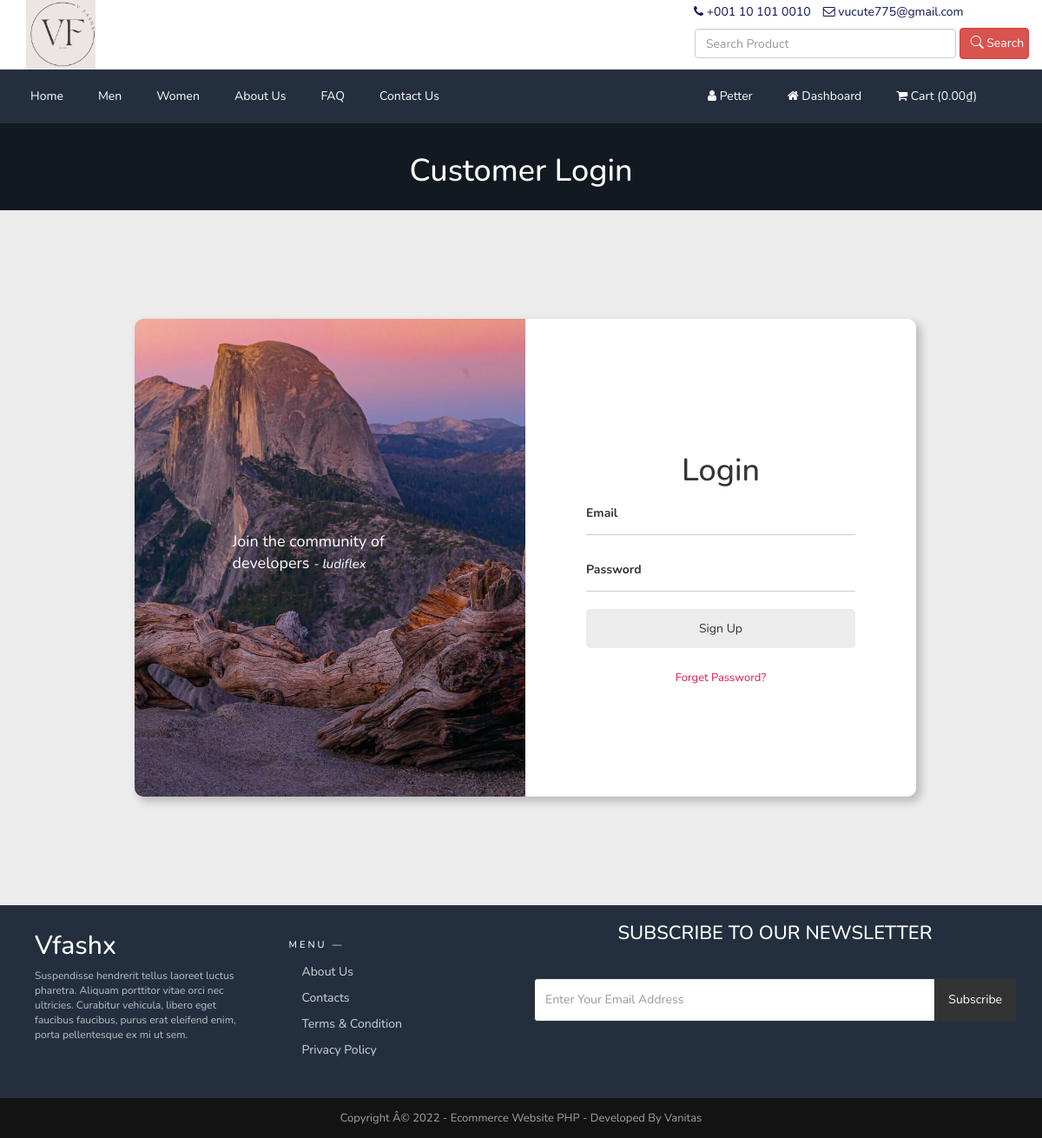
Page /vfashx/login.php (signed in) on the committed database.
### tables this page shows
CREATE TABLE `tbl_settings` (
  `id` int(11) NOT NULL,
  `logo` varchar(255) NOT NULL,
  `favicon` varchar(255) NOT NULL,
  `footer_about` text NOT NULL,
  `footer_copyright` text NOT NULL,
  `contact_address` text NOT NULL,
  `contact_email` varchar(255) NOT NULL,
  `contact_phone` varchar(255) NOT NULL,
  `contact_fax` varchar(255) NOT NULL,
  `contact_map_iframe` text NOT NULL,
  `receive_email` varchar(255) NOT NULL,
  `receive_email_subject` varchar(255) NOT NULL,
  `receive_email_thank_you_message` text NOT NULL,
  `forget_password_message` text NOT NULL,
  `total_recent_post_footer` int(10) NOT NULL,
  `total_popular_post_footer` int(10) NOT NULL,
  `total_recent_post_sidebar` int(11) NOT NULL,
  `total_popular_post_sidebar` int(11) NOT NULL,
  `total_featured_product_home` int(11) NOT NULL,
  `total_latest_product_home` int(11) NOT NULL,
  `total_popular_product_home` int(11) NOT NULL,
  `meta_title_home` text NOT NULL,
  `meta_keyword_home` text NOT NULL,
  `meta_description_home` text NOT NULL,
  `banner_login` varchar(255) NOT NULL,
  `banner_registration` varchar(255) NOT NULL,
  `banner_forget_password` varchar(255) NOT NULL,
  `banner_reset_password` varchar(255) NOT NULL,
  `banner_search` varchar(255) NOT NULL,
  `banner_cart` varchar(255) NOT NULL,
  `banner_checkout` varchar(255) NOT NULL,
  `banner_product_category` varchar(255) NOT NULL,
  `banner_blog` varchar(255) NOT NULL,
  `cta_title` varchar(255) NOT NULL,
  `cta_content` text NOT NULL,
  `cta_read_more_text` varchar(255) NOT NULL,
  `cta_read_more_url` varchar(255) NOT NULL,
  `cta_photo` varchar(255) NOT NULL,
  `featured_product_title` varchar(255) NOT NULL,
  `featured_product_subtitle` varchar(255) NOT NULL,
  `latest_product_title` varchar(255) NOT NULL,
  `latest_product_subtitle` varchar(255) NOT NULL,
  `popular_product_title` varchar(255) NOT NULL,
  `popular_product_subtitle` varchar(255) NOT NULL,
  `testimonial_title` varchar(255) NOT NULL,
  `testimonial_subtitle` varchar(255) NOT NULL,
  `testimonial_photo` varchar(255) NOT NULL,
  `blog_title` varchar(255) NOT NULL,
  `blog_subtitle` varchar(255) NOT NULL,
  `newsletter_text` text NOT NULL,
  `paypal_email` varchar(255) NOT NULL,
  `stripe_public_key` varchar(255) NOT NULL,
  `stripe_secret_key` varchar(255) NOT NULL,
  `bank_detail` text NOT NULL,
  `before_head` text NOT NULL,
  `after_body` text NOT NULL,
  `before_body` text NOT NULL,
  `home_service_on_off` int(11) NOT NULL,
  `home_welcome_on_off` int(11) NOT NULL,
  `home_featured_product_on_off` int(11) NOT NULL,
  `home_latest_product_on_off` int(11) NOT NULL,
  `home_popular_product_on_off` int(11) NOT NULL,
  `home_testimonial_on_off` int(11) NOT NULL,
  `home_blog_on_off` int(11) NOT NULL,
  `newsletter_on_off` int(11) NOT NULL,
  `ads_above_welcome_on_off` int(1) NOT NULL,
  `ads_above_featured_product_on_off` int(1) NOT NULL,
  `ads_above_latest_product_on_off` int(1) NOT NULL,
  `ads_above_popular_product_on_off` int(1) NOT NULL,
  `ads_above_testimonial_on_off` int(1) NOT NULL,
  `ads_category_sidebar_on_off` int(1) NOT NULL
);

CREATE TABLE `tbl_top_category` (
  `tcat_id` int(11) NOT NULL,
  `tcat_name` varchar(255) NOT NULL,
  `show_on_menu` int(1) NOT NULL
);

CREATE TABLE `tbl_page` (
  `id` int(11) NOT NULL,
  `about_title` varchar(255) NOT NULL,
  `about_content` text NOT NULL,
  `about_banner` varchar(255) NOT NULL,
  `about_meta_title` varchar(255) NOT NULL,
  `about_meta_keyword` text NOT NULL,
  `about_meta_description` text NOT NULL,
  `faq_title` varchar(255) NOT NULL,
  `faq_banner` varchar(255) NOT NULL,
  `faq_meta_title` varchar(255) NOT NULL,
  `faq_meta_keyword` text NOT NULL,
  `faq_meta_description` text NOT NULL,
  `blog_title` varchar(255) NOT NULL,
  `blog_banner` varchar(255) NOT NULL,
  `blog_meta_title` varchar(255) NOT NULL,
  `blog_meta_keyword` text NOT NULL,
  `blog_meta_description` text NOT NULL,
  `contact_title` varchar(255) NOT NULL,
  `contact_banner` varchar(255) NOT NULL,
  `contact_meta_title` varchar(255) NOT NULL,
  `contact_meta_keyword` text NOT NULL,
  `contact_meta_description` text NOT NULL,
  `pgallery_title` varchar(255) NOT NULL,
  `pgallery_banner` varchar(255) NOT NULL,
  `pgallery_meta_title` varchar(255) NOT NULL,
  `pgallery_meta_keyword` text NOT NULL,
  `pgallery_meta_description` text NOT NULL,
  `vgallery_title` varchar(255) NOT NULL,
  `vgallery_banner` varchar(255) NOT NULL,
  `vgallery_meta_title` varchar(255) NOT NULL,
  `vgallery_meta_keyword` text NOT NULL,
  `vgallery_meta_description` text NOT NULL
);

### vfashx/login.php (the view, shortened to what this page needs)
<?php require_once('header.php'); ?>
<?php
$statement = $pdo->prepare("SELECT * FROM tbl_settings WHERE id=1");
$statement->execute();
$result = $statement->fetchAll(PDO::FETCH_ASSOC);
foreach ($result as $row) {
    $banner_login = $row['banner_login'];
}
?>
<div class="page-banner" style="background-color:#444;background-image: url(assets/uploads/<?php echo $banner_login; ?>);">
    <div class="inner">
        <h1><?php echo LANG_VALUE_10; ?></h1>
    </div>
</div>
<div class="wrapper">
    <div class="container main">
        <form action="" method="post">
            <div class="row row123">
                <div class="col-md-6 side-image">
                    <div class="text1">
                        <p>Join the community of developers <i>- ludiflex</i></p>
                    </div>
                </div>
                <div class="col-md-6 right">
                    <div class="input-box">
                        <h1 style="text-align:center ;">Login</h1>
                        <div class="input-field">
                            <input type="text" class="input" id="email" name="cust_email" required autocomplete="off">
                            <label for="email">Email</label>
                        </div>
                        <div class="input-field">
                            <input type="password" class="input" id="password" name="cust_password" required>
                            <label for="password">Password</label>
                        </div>
                        <div class="input-field">
                            <input type="submit" class="submit" value="Sign Up" name="form1">
                        </div>
                        <div class="signin">
                            <a href="forget-password.php" style="color:#e4144d;"><?php echo LANG_VALUE_97; ?>?</a>
                        </div>
                    </div>
                </div>
            </div>
        </form>
    </div>
</div>
<?php require_once('footer.php'); ?>

### vfashx/header.php (shortened to what this page needs)
<?php
include("admin/inc/config.php");
$statement = $pdo->prepare("SELECT * FROM tbl_settings WHERE id=1");
$statement->execute();
$result = $statement->fetchAll(PDO::FETCH_ASSOC);
foreach ($result as $row) {
	$logo = $row['logo'];
	$contact_email = $row['contact_email'];
	$contact_phone = $row['contact_phone'];
}
?>
<!DOCTYPE html>
<html lang="en">
<head>
	<link rel="stylesheet" href="assets/css/custom.css">
	<link rel="stylesheet" href="assets/css/bootstrap.min.css">
	<link rel="stylesheet" href="assets/css/font-awesome.min.css">
	<link rel="stylesheet" href="assets/css/owl.carousel.min.css">
	<link rel="stylesheet" href="assets/css/owl.theme.default.min.css">
	<link rel="stylesheet" href="assets/css/jquery.bxslider.min.css">
	<link rel="stylesheet" href="assets/css/magnific-popup.css">
	<link rel="stylesheet" href="assets/css/rating.css">
	<link rel="stylesheet" href="assets/css/spacing.css">
	<link rel="stylesheet" href="assets/css/bootstrap-touch-slider.css">
	<link rel="stylesheet" href="assets/css/animate.min.css">
	<link rel="stylesheet" href="assets/css/tree-menu.css">
	<link rel="stylesheet" href="assets/css/select2.min.css">
	<link rel="stylesheet" href="assets/css/main.css">
	<link rel="stylesheet" href="assets/css/responsive.css">
	<link rel="stylesheet" href="https://cdn.jsdelivr.net/npm/bootstrap-icons@1.10.3/font/bootstrap-icons.css">
	<?php
	$statement = $pdo->prepare("SELECT * FROM tbl_page WHERE id=1");
	$statement->execute();
	$result = $statement->fetchAll(PDO::FETCH_ASSOC);
	?>
</head>
<body>
	<div class="header">
		<div class="container">
			<div class="row inner">
				<div class="col-md-8 logo">
					<div class="left"><a href="index.php"><img src="assets/uploads/<?php echo $logo; ?>" alt="logo image"></a></div>
				</div>
				<div class="col-md-4 search-area">
					<div class="row">
						<div class="right">
							<ul>
								<li><i class="fa fa-phone"></i> <?php echo $contact_phone; ?></li>
								<li><i class="fa fa-envelope-o"></i> <?php echo $contact_email; ?></li>
							</ul>
						</div>
						<form class="navbar-form navbar-left" role="search" action="search-result.php" method="get">
							<div class="form-group">
								<input type="text" class="form-control search-top" placeholder="<?php echo LANG_VALUE_2; ?>" name="search_text">
							</div>
							<button type="submit" class="btn btn-danger"><i class="bi bi-search"></i> <?php echo LANG_VALUE_3; ?></button>
						</form>
					</div>
				</div>
			</div>
		</div>
	</div>
	<div class="nav">
		<div class="container">
			<div class="row">
				<div class="col-md-8 pl_0 pr_0">
					<div class="menu-container">
						<div class="menu">
							<ul>
								<li><a href="index.php">Home</a></li>
								<?php
								$statement = $pdo->prepare("SELECT * FROM tbl_top_category WHERE show_on_menu=1");
								$statement->execute();
								$result = $statement->fetchAll(PDO::FETCH_ASSOC);
								foreach ($result as $row) {
								?>
									<li><a href="product-category.php?id=<?php echo $row['tcat_id']; ?>&type=top-category"><?php echo $row['tcat_name']; ?></a>
									</li>
								<?php
								}
								?>
								<?php
								$statement = $pdo->prepare("SELECT * FROM tbl_page WHERE id=1");
								$statement->execute();
								$result = $statement->fetchAll(PDO::FETCH_ASSOC);
								foreach ($result as $row) {
									$about_title = $row['about_title'];
									$faq_title = $row['faq_title'];
									$contact_title = $row['contact_title'];
								}
								?>
								<li><a href="about.php"><?php echo $about_title; ?></a></li>
								<li><a href="faq.php"><?php echo $faq_title; ?></a></li>
								<li><a href="contact.php"><?php echo $contact_title; ?></a></li>
							</ul>
						</div>
					</div>
				</div>
				<div class="col-md-4 pl_0 pr_0">
					<div class="menu-container">
						<div class="menu">
							<ul>
								<?php
								if (isset($_SESSION['customer'])) {
								?>
									<li><a><i class="fa fa-user"></i> <?php echo $_SESSION['customer']['cust_name']; ?></a></li>
									<li><a href="dashboard.php"><i class="fa fa-home"></i> <?php echo LANG_VALUE_89; ?></a></li>
								<?php
								} else {
								?>
									<li><a href="login.php"><i class="fa fa-sign-in"></i> <?php echo LANG_VALUE_9; ?></a></li>
									<li><a href="registration.php"><i class="fa fa-user-plus"></i> <?php echo LANG_VALUE_15; ?></a></li>
								<?php
								}
								?>
								<li><a href="cart.php"><i class="fa fa-shopping-cart"></i> <?php echo LANG_VALUE_18; ?> (<?php
																																																					if (isset($_SESSION['cart_p_id'])) {
																																																						$table_total_price = 0;
																																																						$i = 0;
																																																						foreach ($_SESSION['cart_p_qty'] as $key => $value) {
																																																							$i++;
																																																							$arr_cart_p_qty[$i] = $value;
																																																						}
																																																						$i = 0;
																																																						foreach ($_SESSION['cart_p_current_price'] as $key => $value) {
																																																							$i++;
																																																							$arr_cart_p_current_price[$i] = $value;
																																																						}
																																																						for ($i = 1; $i <= count($arr_cart_p_qty); $i++) {
																																																							$row_total_price = $arr_cart_p_current_price[$i] * $arr_cart_p_qty[$i];
																																																							$table_total_price = $table_total_price + $row_total_price;
																																																						}
																																																						echo curformat($table_total_price);
																																																					} else {
																																																						echo '0.00';
																																																					}
																																																					?><?php echo LANG_VALUE_164; ?>)</a></li>
							</ul>
						</div>
					</div>
				</div>
			</div>
		</div>
	</div>

### vfashx/footer.php (shortened to what this page needs)
<?php
$statement = $pdo->prepare("SELECT * FROM tbl_settings WHERE id=1");
$statement->execute();
$result = $statement->fetchAll(PDO::FETCH_ASSOC);
foreach ($result as $row) {
	$footer_copyright = $row['footer_copyright'];
	$newsletter_on_off = $row['newsletter_on_off'];
}
?>
<?php if ($newsletter_on_off == 1) : ?>
	<section class="home-newsletter">
		<div class="container">
			<div class="row">
				<footer class="col-md-6 footer-bs">
					<div class="row">
						<div class="col-md-6 footer-brand animated fadeInLeft">
							<h2>Vfashx</h2>
							<p>Suspendisse hendrerit tellus laoreet luctus pharetra. Aliquam porttitor vitae orci nec ultricies.
								Curabitur vehicula, libero eget faucibus faucibus, purus erat eleifend enim, porta pellentesque ex mi ut
								sem.</p>
						</div>
						<div class="col-md-6 footer-nav animated fadeInUp">
							<h4>Menu —</h4>
							<div class="col-md-12">
								<ul class="list">
									<li><a style="text-decoration: none;" href="#">About Us</a></li>
									<li><a style="text-decoration: none;" href="#">Contacts</a></li>
									<li><a style="text-decoration: none;" href="#">Terms & Condition</a></li>
									<li><a style="text-decoration: none;" href="#">Privacy Policy</a></li>
								</ul>
							</div>
						</div>
					</div>
				</footer>
				<div class="col-md-6 ">
					<div class="single">
						<form action="" method="post">
							<h2><?php echo LANG_VALUE_93; ?></h2>
							<div class="input-group">
								<input type="email" class="form-control" placeholder="<?php echo LANG_VALUE_95; ?>" name="email_subscribe">
								<span class="input-group-btn">
									<button class="btn btn-theme" type="submit" name="form_subscribe"><?php echo LANG_VALUE_92; ?></button>
								</span>
							</div>
					</div>
				</div>
			</div>
		</div>
	</section>
<?php endif; ?>
<div class="footer-bottom">
	<div class="container">
		<div class="row">
			<div class="col-md-12 copyright">
				<?php echo $footer_copyright; ?>
			</div>
		</div>
	</div>
</div>
</body>
</html>

### rows in the picture
tbl_settings: logo (picture), contact_phone "+001 10 101 0010", contact_email "vucute775@gmail.com", banner_login (picture), footer_copyright "Copyright Â© 2022 - Ecommerce Website PHP - Developed By Vanitas"
tbl_top_category: tcat_name "Men"
tbl_top_category: tcat_name "Women"
tbl_page: about_title "About Us", faq_title "FAQ", contact_title "Contact Us"

### other values in the picture
LANG_VALUE_3 "Search"
$_SESSION['customer']['cust_name'] "Petter"
LANG_VALUE_89 "Dashboard"
LANG_VALUE_18 "Cart"
LANG_VALUE_164 "₫"
LANG_VALUE_10 "Customer Login"
LANG_VALUE_97 "Forget Password"
LANG_VALUE_93 "SUBSCRIBE TO OUR NEWSLETTER"
LANG_VALUE_92 "Subscribe"
